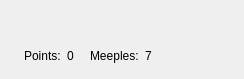
<?xml version="1.0" encoding="UTF-8"?>
<ui version="4.0">
 <class>PlayerInfoView</class>
 <widget class="QWidget" name="PlayerInfoView">
  <property name="geometry">
   <rect>
    <x>0</x>
    <y>0</y>
    <width>244</width>
    <height>79</height>
   </rect>
  </property>
  <property name="windowTitle">
   <string>Form</string>
  </property>
  <layout class="QGridLayout" name="gridLayout">
   <item row="0" column="0" rowspan="2">
    <widget class="QLabel" name="iconLabel"/>
   </item>
   <item row="0" column="1">
    <layout class="QHBoxLayout" name="meepleLayout">
     <item>
      <spacer name="horizontalSpacer">
       <property name="orientation">
        <enum>Qt::Horizontal</enum>
       </property>
       <property name="sizeHint" stdset="0">
        <size>
         <width>40</width>
         <height>20</height>
        </size>
       </property>
      </spacer>
     </item>
    </layout>
   </item>
   <item row="1" column="1">
    <layout class="QHBoxLayout" name="infoLayout">
     <item>
      <widget class="QLabel" name="label_2">
       <property name="text">
        <string>Points:</string>
       </property>
      </widget>
     </item>
     <item>
      <widget class="QLabel" name="pointsLabel">
       <property name="text">
        <string>0</string>
       </property>
      </widget>
     </item>
     <item>
      <spacer name="horizontalSpacer_3">
       <property name="orientation">
        <enum>Qt::Horizontal</enum>
       </property>
       <property name="sizeType">
        <enum>QSizePolicy::Fixed</enum>
       </property>
       <property name="sizeHint" stdset="0">
        <size>
         <width>10</width>
         <height>20</height>
        </size>
       </property>
      </spacer>
     </item>
     <item>
      <widget class="QLabel" name="label_11">
       <property name="text">
        <string>Meeples:</string>
       </property>
      </widget>
     </item>
     <item>
      <widget class="QLabel" name="meeplesLabel">
       <property name="text">
        <string>7</string>
       </property>
      </widget>
     </item>
     <item>
      <spacer name="horizontalSpacer_2">
       <property name="orientation">
        <enum>Qt::Horizontal</enum>
       </property>
       <property name="sizeHint" stdset="0">
        <size>
         <width>40</width>
         <height>20</height>
        </size>
       </property>
      </spacer>
     </item>
    </layout>
   </item>
  </layout>
 </widget>
 <resources/>
 <connections/>
</ui>
